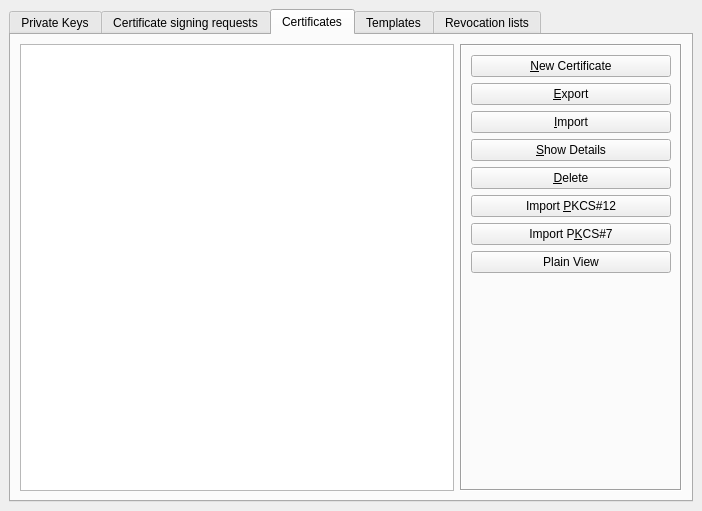
<?xml version="1.0" encoding="UTF-8"?>
<ui version="4.0">
 <class>MainWindow</class>
 <widget class="QMainWindow" name="MainWindow">
  <property name="geometry">
   <rect>
    <x>0</x>
    <y>0</y>
    <width>702</width>
    <height>511</height>
   </rect>
  </property>
  <widget class="QWidget" name="centralWidget">
   <layout class="QVBoxLayout" name="la">
    <item>
     <widget class="QTabWidget" name="tabView">
      <property name="enabled">
       <bool>true</bool>
      </property>
      <property name="currentIndex">
       <number>2</number>
      </property>
      <widget class="QWidget" name="KeyTab">
       <attribute name="title">
        <string>Private Keys</string>
       </attribute>
       <layout class="QHBoxLayout" name="layout_2">
        <item>
         <widget class="KeyTreeView" name="keyView">
          <property name="accessibleName">
           <string>Private Keys</string>
          </property>
         </widget>
        </item>
        <item>
         <widget class="QFrame" name="keyButtons">
          <property name="sizePolicy">
           <sizepolicy hsizetype="Minimum" vsizetype="Minimum">
            <horstretch>0</horstretch>
            <verstretch>0</verstretch>
           </sizepolicy>
          </property>
          <property name="frameShape">
           <enum>QFrame::Box</enum>
          </property>
          <property name="frameShadow">
           <enum>QFrame::Sunken</enum>
          </property>
          <layout class="QVBoxLayout" name="verticalLayout">
           <item>
            <widget class="QPushButton" name="BNnewKey">
             <property name="text">
              <string>&amp;New Key</string>
             </property>
            </widget>
           </item>
           <item>
            <widget class="QPushButton" name="BNexportKey">
             <property name="text">
              <string>&amp;Export</string>
             </property>
            </widget>
           </item>
           <item>
            <widget class="QPushButton" name="BNimportKey">
             <property name="text">
              <string>&amp;Import</string>
             </property>
            </widget>
           </item>
           <item>
            <widget class="QPushButton" name="BNimportPFX">
             <property name="text">
              <string>Import PFX (PKCS#12)</string>
             </property>
            </widget>
           </item>
           <item>
            <widget class="QPushButton" name="BNdetailsKey">
             <property name="text">
              <string>&amp;Show Details</string>
             </property>
            </widget>
           </item>
           <item>
            <widget class="QPushButton" name="BNdeleteKey">
             <property name="text">
              <string>&amp;Delete</string>
             </property>
            </widget>
           </item>
           <item>
            <spacer>
             <property name="orientation">
              <enum>Qt::Vertical</enum>
             </property>
             <property name="sizeType">
              <enum>QSizePolicy::Expanding</enum>
             </property>
             <property name="sizeHint" stdset="0">
              <size>
               <width>20</width>
               <height>20</height>
              </size>
             </property>
            </spacer>
           </item>
           <item>
            <widget class="QLabel" name="bigKey">
             <property name="minimumSize">
              <size>
               <width>200</width>
               <height>94</height>
              </size>
             </property>
             <property name="scaledContents">
              <bool>true</bool>
             </property>
            </widget>
           </item>
          </layout>
         </widget>
        </item>
       </layout>
      </widget>
      <widget class="QWidget" name="CSRTab">
       <attribute name="title">
        <string>Certificate signing requests</string>
       </attribute>
       <layout class="QHBoxLayout" name="horizontalLayout">
        <item>
         <widget class="ReqTreeView" name="reqView">
          <property name="accessibleName">
           <string>Certificate signing requests</string>
          </property>
         </widget>
        </item>
        <item>
         <widget class="QFrame" name="reqButtons">
          <property name="sizePolicy">
           <sizepolicy hsizetype="Minimum" vsizetype="Preferred">
            <horstretch>0</horstretch>
            <verstretch>0</verstretch>
           </sizepolicy>
          </property>
          <property name="frameShape">
           <enum>QFrame::Box</enum>
          </property>
          <property name="frameShadow">
           <enum>QFrame::Sunken</enum>
          </property>
          <layout class="QVBoxLayout">
           <item>
            <widget class="QPushButton" name="BNnewReq">
             <property name="text">
              <string>&amp;New Request</string>
             </property>
            </widget>
           </item>
           <item>
            <widget class="QPushButton" name="BNexportReq">
             <property name="text">
              <string>&amp;Export</string>
             </property>
            </widget>
           </item>
           <item>
            <widget class="QPushButton" name="BNimportReq">
             <property name="text">
              <string>&amp;Import</string>
             </property>
            </widget>
           </item>
           <item>
            <widget class="QPushButton" name="BNdetailsReq">
             <property name="text">
              <string>&amp;Show Details</string>
             </property>
            </widget>
           </item>
           <item>
            <widget class="QPushButton" name="BNdeleteReq">
             <property name="text">
              <string>&amp;Delete</string>
             </property>
            </widget>
           </item>
           <item>
            <spacer>
             <property name="orientation">
              <enum>Qt::Vertical</enum>
             </property>
             <property name="sizeType">
              <enum>QSizePolicy::Expanding</enum>
             </property>
             <property name="sizeHint" stdset="0">
              <size>
               <width>20</width>
               <height>20</height>
              </size>
             </property>
            </spacer>
           </item>
           <item>
            <widget class="QLabel" name="bigCsr">
             <property name="minimumSize">
              <size>
               <width>200</width>
               <height>94</height>
              </size>
             </property>
             <property name="scaledContents">
              <bool>true</bool>
             </property>
            </widget>
           </item>
          </layout>
         </widget>
        </item>
       </layout>
      </widget>
      <widget class="QWidget" name="CertTab">
       <attribute name="title">
        <string>Certificates</string>
       </attribute>
       <layout class="QHBoxLayout" name="layout">
        <item>
         <widget class="CertTreeView" name="certView">
          <property name="accessibleName">
           <string>Certificates</string>
          </property>
         </widget>
        </item>
        <item>
         <widget class="QFrame" name="certButtons">
          <property name="frameShape">
           <enum>QFrame::Box</enum>
          </property>
          <property name="frameShadow">
           <enum>QFrame::Sunken</enum>
          </property>
          <layout class="QVBoxLayout">
           <item>
            <widget class="QPushButton" name="BNnewCert">
             <property name="text">
              <string>&amp;New Certificate</string>
             </property>
            </widget>
           </item>
           <item>
            <widget class="QPushButton" name="BNexportCert">
             <property name="text">
              <string>&amp;Export</string>
             </property>
            </widget>
           </item>
           <item>
            <widget class="QPushButton" name="BNimportCert">
             <property name="text">
              <string>&amp;Import</string>
             </property>
            </widget>
           </item>
           <item>
            <widget class="QPushButton" name="BNdetailsCert">
             <property name="text">
              <string>&amp;Show Details</string>
             </property>
            </widget>
           </item>
           <item>
            <widget class="QPushButton" name="BNdeleteCert">
             <property name="text">
              <string>&amp;Delete</string>
             </property>
            </widget>
           </item>
           <item>
            <widget class="QPushButton" name="BNimportPKCS12">
             <property name="text">
              <string>Import &amp;PKCS#12</string>
             </property>
            </widget>
           </item>
           <item>
            <widget class="QPushButton" name="BNimportPKCS7">
             <property name="text">
              <string>Import P&amp;KCS#7</string>
             </property>
            </widget>
           </item>
           <item>
            <widget class="QPushButton" name="BNviewState">
             <property name="text">
              <string>Plain View</string>
             </property>
            </widget>
           </item>
           <item>
            <spacer>
             <property name="orientation">
              <enum>Qt::Vertical</enum>
             </property>
             <property name="sizeType">
              <enum>QSizePolicy::Expanding</enum>
             </property>
             <property name="sizeHint" stdset="0">
              <size>
               <width>20</width>
               <height>20</height>
              </size>
             </property>
            </spacer>
           </item>
           <item>
            <widget class="QLabel" name="bigCert">
             <property name="minimumSize">
              <size>
               <width>200</width>
               <height>94</height>
              </size>
             </property>
             <property name="scaledContents">
              <bool>true</bool>
             </property>
            </widget>
           </item>
          </layout>
         </widget>
        </item>
       </layout>
      </widget>
      <widget class="QWidget" name="TemplateTab">
       <attribute name="title">
        <string>Templates</string>
       </attribute>
       <layout class="QHBoxLayout" name="layout_4">
        <item>
         <widget class="TempTreeView" name="tempView">
          <property name="accessibleName">
           <string>Templates</string>
          </property>
         </widget>
        </item>
        <item>
         <widget class="QFrame" name="tempButtons">
          <property name="frameShape">
           <enum>QFrame::Box</enum>
          </property>
          <property name="frameShadow">
           <enum>QFrame::Sunken</enum>
          </property>
          <layout class="QVBoxLayout" name="_3">
           <item>
            <widget class="QPushButton" name="BNnewTemp">
             <property name="text">
              <string>&amp;New Template</string>
             </property>
            </widget>
           </item>
           <item>
            <widget class="QPushButton" name="BNchangeTemp">
             <property name="text">
              <string>Ch&amp;ange Template</string>
             </property>
            </widget>
           </item>
           <item>
            <widget class="QPushButton" name="BNdeleteTemp">
             <property name="text">
              <string>&amp;Delete</string>
             </property>
            </widget>
           </item>
           <item>
            <widget class="QPushButton" name="BNimportTemp">
             <property name="text">
              <string>&amp;Import</string>
             </property>
            </widget>
           </item>
           <item>
            <widget class="QPushButton" name="BNexportTemp">
             <property name="text">
              <string>&amp;Export</string>
             </property>
            </widget>
           </item>
           <item>
            <spacer>
             <property name="orientation">
              <enum>Qt::Vertical</enum>
             </property>
             <property name="sizeType">
              <enum>QSizePolicy::Expanding</enum>
             </property>
             <property name="sizeHint" stdset="0">
              <size>
               <width>20</width>
               <height>20</height>
              </size>
             </property>
            </spacer>
           </item>
           <item>
            <widget class="QLabel" name="bigTemp">
             <property name="minimumSize">
              <size>
               <width>200</width>
               <height>94</height>
              </size>
             </property>
             <property name="scaledContents">
              <bool>true</bool>
             </property>
            </widget>
           </item>
          </layout>
         </widget>
        </item>
       </layout>
      </widget>
      <widget class="QWidget" name="CRLTab">
       <attribute name="title">
        <string>Revocation lists</string>
       </attribute>
       <layout class="QHBoxLayout" name="crl_2">
        <item>
         <widget class="CrlTreeView" name="crlView">
          <property name="accessibleName">
           <string>Revocation lists</string>
          </property>
         </widget>
        </item>
        <item>
         <widget class="QFrame" name="crlButtons">
          <property name="frameShape">
           <enum>QFrame::Box</enum>
          </property>
          <property name="frameShadow">
           <enum>QFrame::Sunken</enum>
          </property>
          <layout class="QVBoxLayout">
           <item>
            <widget class="QPushButton" name="BNnewCrl">
             <property name="text">
              <string>&amp;New CRL</string>
             </property>
            </widget>
           </item>
           <item>
            <widget class="QPushButton" name="BNexportCrl">
             <property name="text">
              <string>&amp;Export</string>
             </property>
            </widget>
           </item>
           <item>
            <widget class="QPushButton" name="BNimportCrl">
             <property name="text">
              <string>&amp;Import</string>
             </property>
            </widget>
           </item>
           <item>
            <widget class="QPushButton" name="BNdetailsCrl">
             <property name="text">
              <string>&amp;Show Details</string>
             </property>
            </widget>
           </item>
           <item>
            <widget class="QPushButton" name="BNdeleteCrl">
             <property name="text">
              <string>&amp;Delete</string>
             </property>
            </widget>
           </item>
           <item>
            <spacer>
             <property name="orientation">
              <enum>Qt::Vertical</enum>
             </property>
             <property name="sizeType">
              <enum>QSizePolicy::Expanding</enum>
             </property>
             <property name="sizeHint" stdset="0">
              <size>
               <width>20</width>
               <height>20</height>
              </size>
             </property>
            </spacer>
           </item>
           <item>
            <widget class="QLabel" name="bigRev">
             <property name="minimumSize">
              <size>
               <width>200</width>
               <height>94</height>
              </size>
             </property>
             <property name="scaledContents">
              <bool>true</bool>
             </property>
            </widget>
           </item>
          </layout>
         </widget>
        </item>
       </layout>
      </widget>
     </widget>
    </item>
   </layout>
  </widget>
 </widget>
 <customwidgets>
  <customwidget>
   <class>KeyTreeView</class>
   <extends>QTreeView</extends>
   <header>widgets/KeyTreeView.h</header>
  </customwidget>
  <customwidget>
   <class>TempTreeView</class>
   <extends>QTreeView</extends>
   <header>widgets/TempTreeView.h</header>
  </customwidget>
  <customwidget>
   <class>ReqTreeView</class>
   <extends>QTreeView</extends>
   <header>widgets/ReqTreeView.h</header>
  </customwidget>
  <customwidget>
   <class>CertTreeView</class>
   <extends>QTreeView</extends>
   <header>widgets/CertTreeView.h</header>
   <slots>
    <slot>loadPKCS12()</slot>
    <slot>loadPKCS7()</slot>
    <slot>changeView()</slot>
   </slots>
  </customwidget>
  <customwidget>
   <class>CrlTreeView</class>
   <extends>QTreeView</extends>
   <header>widgets/CrlTreeView.h</header>
  </customwidget>
 </customwidgets>
 <resources/>
 <connections>
  <connection>
   <sender>BNimportKey</sender>
   <signal>clicked()</signal>
   <receiver>keyView</receiver>
   <slot>load()</slot>
   <hints>
    <hint type="sourcelabel">
     <x>505</x>
     <y>129</y>
    </hint>
    <hint type="destinationlabel">
     <x>382</x>
     <y>135</y>
    </hint>
   </hints>
  </connection>
  <connection>
   <sender>BNnewKey</sender>
   <signal>clicked()</signal>
   <receiver>keyView</receiver>
   <slot>newItem()</slot>
   <hints>
    <hint type="sourcelabel">
     <x>488</x>
     <y>67</y>
    </hint>
    <hint type="destinationlabel">
     <x>392</x>
     <y>67</y>
    </hint>
   </hints>
  </connection>
  <connection>
   <sender>BNexportKey</sender>
   <signal>clicked()</signal>
   <receiver>keyView</receiver>
   <slot>exportItems()</slot>
   <hints>
    <hint type="sourcelabel">
     <x>526</x>
     <y>99</y>
    </hint>
    <hint type="destinationlabel">
     <x>393</x>
     <y>99</y>
    </hint>
   </hints>
  </connection>
  <connection>
   <sender>BNdetailsKey</sender>
   <signal>clicked()</signal>
   <receiver>keyView</receiver>
   <slot>showItems()</slot>
   <hints>
    <hint type="sourcelabel">
     <x>473</x>
     <y>200</y>
    </hint>
    <hint type="destinationlabel">
     <x>405</x>
     <y>200</y>
    </hint>
   </hints>
  </connection>
  <connection>
   <sender>BNdeleteKey</sender>
   <signal>clicked()</signal>
   <receiver>keyView</receiver>
   <slot>deleteItems()</slot>
   <hints>
    <hint type="sourcelabel">
     <x>470</x>
     <y>229</y>
    </hint>
    <hint type="destinationlabel">
     <x>404</x>
     <y>230</y>
    </hint>
   </hints>
  </connection>
  <connection>
   <sender>BNnewReq</sender>
   <signal>clicked()</signal>
   <receiver>reqView</receiver>
   <slot>newItem()</slot>
   <hints>
    <hint type="sourcelabel">
     <x>496</x>
     <y>57</y>
    </hint>
    <hint type="destinationlabel">
     <x>371</x>
     <y>58</y>
    </hint>
   </hints>
  </connection>
  <connection>
   <sender>BNexportReq</sender>
   <signal>clicked()</signal>
   <receiver>reqView</receiver>
   <slot>exportItems()</slot>
   <hints>
    <hint type="sourcelabel">
     <x>489</x>
     <y>91</y>
    </hint>
    <hint type="destinationlabel">
     <x>400</x>
     <y>95</y>
    </hint>
   </hints>
  </connection>
  <connection>
   <sender>BNimportReq</sender>
   <signal>clicked()</signal>
   <receiver>reqView</receiver>
   <slot>load()</slot>
   <hints>
    <hint type="sourcelabel">
     <x>500</x>
     <y>123</y>
    </hint>
    <hint type="destinationlabel">
     <x>412</x>
     <y>130</y>
    </hint>
   </hints>
  </connection>
  <connection>
   <sender>BNdetailsReq</sender>
   <signal>clicked()</signal>
   <receiver>reqView</receiver>
   <slot>showItems()</slot>
   <hints>
    <hint type="sourcelabel">
     <x>497</x>
     <y>157</y>
    </hint>
    <hint type="destinationlabel">
     <x>419</x>
     <y>166</y>
    </hint>
   </hints>
  </connection>
  <connection>
   <sender>BNdeleteReq</sender>
   <signal>clicked()</signal>
   <receiver>reqView</receiver>
   <slot>deleteItems()</slot>
   <hints>
    <hint type="sourcelabel">
     <x>475</x>
     <y>196</y>
    </hint>
    <hint type="destinationlabel">
     <x>399</x>
     <y>196</y>
    </hint>
   </hints>
  </connection>
  <connection>
   <sender>BNnewCert</sender>
   <signal>clicked()</signal>
   <receiver>certView</receiver>
   <slot>newItem()</slot>
   <hints>
    <hint type="sourcelabel">
     <x>478</x>
     <y>63</y>
    </hint>
    <hint type="destinationlabel">
     <x>398</x>
     <y>63</y>
    </hint>
   </hints>
  </connection>
  <connection>
   <sender>BNexportCert</sender>
   <signal>clicked()</signal>
   <receiver>certView</receiver>
   <slot>exportItems()</slot>
   <hints>
    <hint type="sourcelabel">
     <x>499</x>
     <y>97</y>
    </hint>
    <hint type="destinationlabel">
     <x>401</x>
     <y>99</y>
    </hint>
   </hints>
  </connection>
  <connection>
   <sender>BNimportCert</sender>
   <signal>clicked()</signal>
   <receiver>certView</receiver>
   <slot>load()</slot>
   <hints>
    <hint type="sourcelabel">
     <x>475</x>
     <y>127</y>
    </hint>
    <hint type="destinationlabel">
     <x>401</x>
     <y>128</y>
    </hint>
   </hints>
  </connection>
  <connection>
   <sender>BNdetailsCert</sender>
   <signal>clicked()</signal>
   <receiver>certView</receiver>
   <slot>showItems()</slot>
   <hints>
    <hint type="sourcelabel">
     <x>486</x>
     <y>162</y>
    </hint>
    <hint type="destinationlabel">
     <x>395</x>
     <y>165</y>
    </hint>
   </hints>
  </connection>
  <connection>
   <sender>BNdeleteCert</sender>
   <signal>clicked()</signal>
   <receiver>certView</receiver>
   <slot>deleteItems()</slot>
   <hints>
    <hint type="sourcelabel">
     <x>482</x>
     <y>203</y>
    </hint>
    <hint type="destinationlabel">
     <x>357</x>
     <y>207</y>
    </hint>
   </hints>
  </connection>
  <connection>
   <sender>BNnewTemp</sender>
   <signal>clicked()</signal>
   <receiver>tempView</receiver>
   <slot>newItem()</slot>
   <hints>
    <hint type="sourcelabel">
     <x>513</x>
     <y>60</y>
    </hint>
    <hint type="destinationlabel">
     <x>363</x>
     <y>62</y>
    </hint>
   </hints>
  </connection>
  <connection>
   <sender>BNchangeTemp</sender>
   <signal>clicked()</signal>
   <receiver>tempView</receiver>
   <slot>showItems()</slot>
   <hints>
    <hint type="sourcelabel">
     <x>481</x>
     <y>94</y>
    </hint>
    <hint type="destinationlabel">
     <x>415</x>
     <y>97</y>
    </hint>
   </hints>
  </connection>
  <connection>
   <sender>BNdeleteTemp</sender>
   <signal>clicked()</signal>
   <receiver>tempView</receiver>
   <slot>deleteItems()</slot>
   <hints>
    <hint type="sourcelabel">
     <x>482</x>
     <y>126</y>
    </hint>
    <hint type="destinationlabel">
     <x>428</x>
     <y>126</y>
    </hint>
   </hints>
  </connection>
  <connection>
   <sender>BNimportTemp</sender>
   <signal>clicked()</signal>
   <receiver>tempView</receiver>
   <slot>load()</slot>
   <hints>
    <hint type="sourcelabel">
     <x>487</x>
     <y>165</y>
    </hint>
    <hint type="destinationlabel">
     <x>407</x>
     <y>165</y>
    </hint>
   </hints>
  </connection>
  <connection>
   <sender>BNexportTemp</sender>
   <signal>clicked()</signal>
   <receiver>tempView</receiver>
   <slot>exportItems()</slot>
   <hints>
    <hint type="sourcelabel">
     <x>488</x>
     <y>201</y>
    </hint>
    <hint type="destinationlabel">
     <x>428</x>
     <y>201</y>
    </hint>
   </hints>
  </connection>
  <connection>
   <sender>BNexportCrl</sender>
   <signal>clicked()</signal>
   <receiver>crlView</receiver>
   <slot>exportItems()</slot>
   <hints>
    <hint type="sourcelabel">
     <x>472</x>
     <y>70</y>
    </hint>
    <hint type="destinationlabel">
     <x>381</x>
     <y>70</y>
    </hint>
   </hints>
  </connection>
  <connection>
   <sender>BNimportCrl</sender>
   <signal>clicked()</signal>
   <receiver>crlView</receiver>
   <slot>load()</slot>
   <hints>
    <hint type="sourcelabel">
     <x>496</x>
     <y>99</y>
    </hint>
    <hint type="destinationlabel">
     <x>382</x>
     <y>99</y>
    </hint>
   </hints>
  </connection>
  <connection>
   <sender>BNdetailsCrl</sender>
   <signal>clicked()</signal>
   <receiver>crlView</receiver>
   <slot>showItems()</slot>
   <hints>
    <hint type="sourcelabel">
     <x>477</x>
     <y>131</y>
    </hint>
    <hint type="destinationlabel">
     <x>391</x>
     <y>131</y>
    </hint>
   </hints>
  </connection>
  <connection>
   <sender>BNdeleteCrl</sender>
   <signal>clicked()</signal>
   <receiver>crlView</receiver>
   <slot>deleteItems()</slot>
   <hints>
    <hint type="sourcelabel">
     <x>471</x>
     <y>173</y>
    </hint>
    <hint type="destinationlabel">
     <x>386</x>
     <y>172</y>
    </hint>
   </hints>
  </connection>
  <connection>
   <sender>BNimportPKCS12</sender>
   <signal>clicked()</signal>
   <receiver>certView</receiver>
   <slot>loadPKCS12()</slot>
   <hints>
    <hint type="sourcelabel">
     <x>504</x>
     <y>239</y>
    </hint>
    <hint type="destinationlabel">
     <x>420</x>
     <y>234</y>
    </hint>
   </hints>
  </connection>
  <connection>
   <sender>BNimportPKCS7</sender>
   <signal>clicked()</signal>
   <receiver>certView</receiver>
   <slot>loadPKCS7()</slot>
   <hints>
    <hint type="sourcelabel">
     <x>544</x>
     <y>265</y>
    </hint>
    <hint type="destinationlabel">
     <x>406</x>
     <y>260</y>
    </hint>
   </hints>
  </connection>
  <connection>
   <sender>BNimportPFX</sender>
   <signal>clicked()</signal>
   <receiver>certView</receiver>
   <slot>loadPKCS12()</slot>
   <hints>
    <hint type="sourcelabel">
     <x>483</x>
     <y>170</y>
    </hint>
    <hint type="destinationlabel">
     <x>230</x>
     <y>263</y>
    </hint>
   </hints>
  </connection>
  <connection>
   <sender>BNviewState</sender>
   <signal>clicked()</signal>
   <receiver>certView</receiver>
   <slot>changeView()</slot>
   <hints>
    <hint type="sourcelabel">
     <x>472</x>
     <y>304</y>
    </hint>
    <hint type="destinationlabel">
     <x>402</x>
     <y>301</y>
    </hint>
   </hints>
  </connection>
  <connection>
   <sender>BNnewCrl</sender>
   <signal>clicked()</signal>
   <receiver>crlView</receiver>
   <slot>newItem()</slot>
   <hints>
    <hint type="sourcelabel">
     <x>568</x>
     <y>62</y>
    </hint>
    <hint type="destinationlabel">
     <x>235</x>
     <y>264</y>
    </hint>
   </hints>
  </connection>
 </connections>
</ui>
